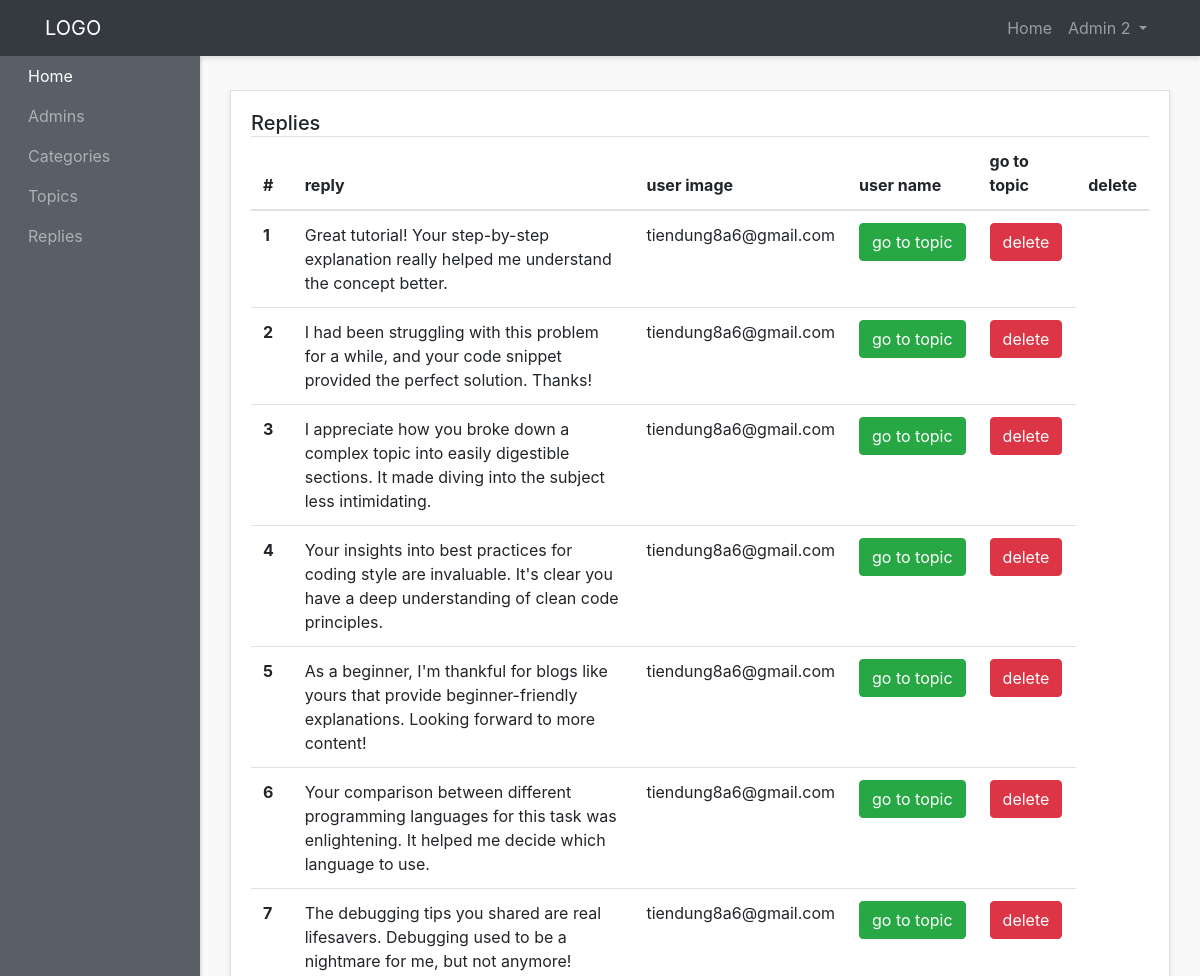
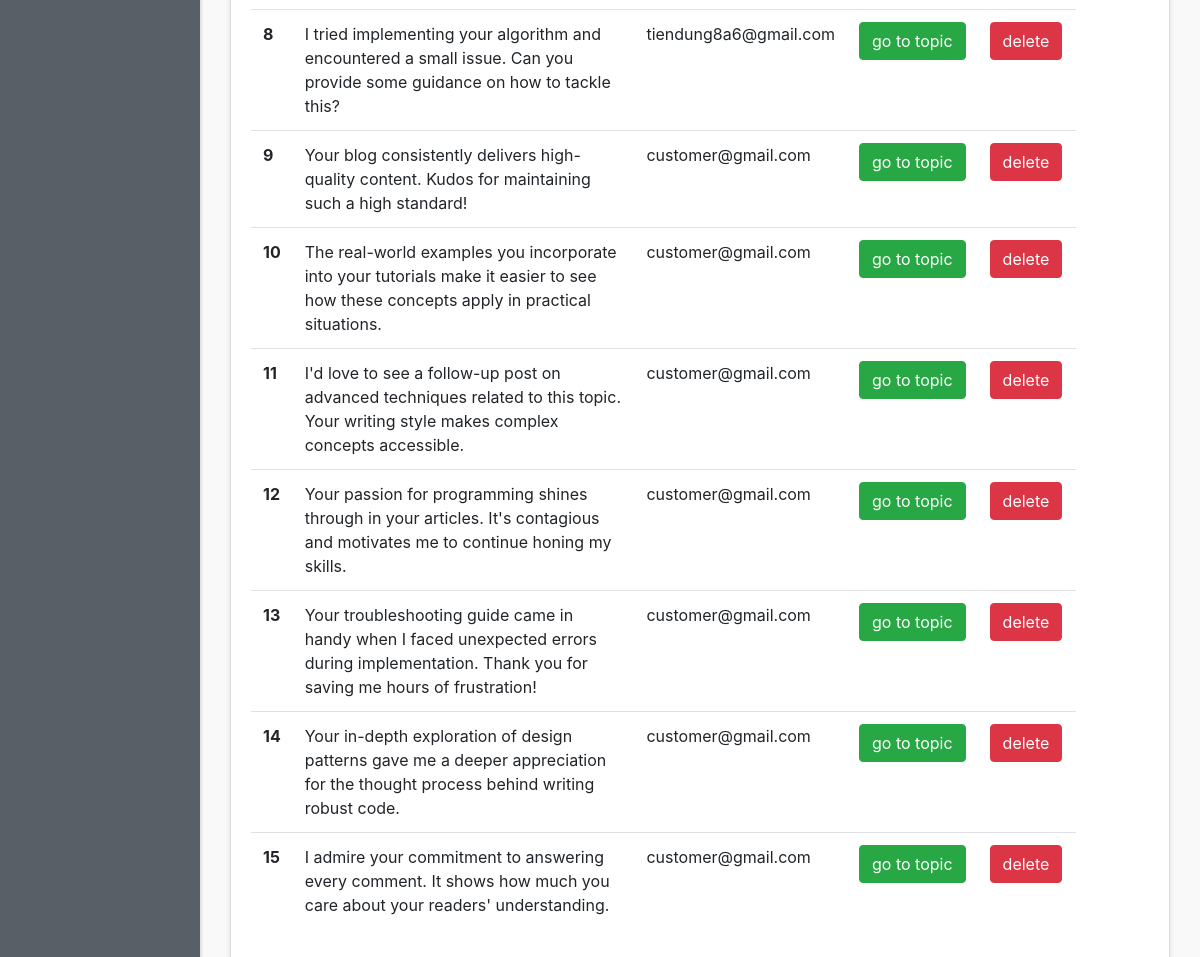
The app's page /admin-panel/replies-admins/show-replies.php (signed in) with its own data (2 pictures, top to bottom).
### tables this page shows
CREATE TABLE `replies` (
  `id` int(5) NOT NULL,
  `reply` text NOT NULL,
  `user_id` int(5) NOT NULL,
  `user_image` varchar(200) NOT NULL,
  `topic_id` int(5) NOT NULL,
  `user_name` varchar(200) NOT NULL,
  `created_at` timestamp NOT NULL DEFAULT current_timestamp()
);

### admin-panel/replies-admins/show-replies.php (the view, shortened to what this page needs)
<?php require "../layouts/header.php"; ?>
<?php require "../../config/config.php"; ?>
<?php
$replies = $conn->query("SELECT * FROM replies ");
$replies->execute();
$allReplies = $replies->fetchALL(PDO::FETCH_OBJ);
?>
<div class="row">
  <div class="col">
    <div class="card">
      <div class="card-body">
        <h5 class="card-title mb-4 d-inline">Replies</h5>
        <table class="table">
          <thead>
            <tr>
              <th scope="col">#</th>
              <th scope="col">reply</th>
              <th scope="col">user image</th>
              <th scope="col">user name</th>
              <th scope="col">go to topic</th>
              <th scope="col">delete</th>
            </tr>
          </thead>
          <tbody>
            <?php foreach ($allReplies as $reply) : ?>
              <tr>
                <th scope="row"><?php echo $reply->id; ?></th>
                <td><?php echo $reply->reply; ?></td>
                <td><?php echo $reply->user_name; ?></td>
                <td><a href="http://localhost:8080/forum/topics/topic.php?id=<?php echo $reply->topic_id; ?>" class="btn btn-success text-center ">go to topic</a></td>
                <td><a href="delete-replies.php?id=<?php echo $reply->id; ?>" class="btn btn-danger  text-center ">delete</a></td>
              </tr>
            <?php endforeach; ?>
          </tbody>
        </table>
      </div>
    </div>
  </div>
</div>
<?php require "../layouts/footer.php"; ?>

### admin-panel/styles/style.css (style rules this page uses)
body { background:#f9f9f9; }
.card { margin-bottom: 15px; border-radius:0; box-shadow: 0 3px 5px rgba(0,0,0,.1); }

### records on screen
replies: id "1", reply "Great tutorial! Your step-by-step explanation really helped me understand the concept better.", user_name "tiendung8a6@gmail.com"
replies: id "2", reply "I had been struggling with this problem for a while, and your code snippet provided the perfect solution. Thanks!", user_name "tiendung8a6@gmail.com"
replies: id "3", reply "I appreciate how you broke down a complex topic into easily digestible sections. It made diving into the subject less intimidating.", user_name "tiendung8a6@gmail.com"
replies: id "4", reply "Your insights into best practices for coding style are invaluable. It's clear you have a deep understanding of clean code principles.", user_name "tiendung8a6@gmail.com"
replies: id "5", reply "As a beginner, I'm thankful for blogs like yours that provide beginner-friendly explanations. Looking forward to more content!", user_name "tiendung8a6@gmail.com"
replies: id "6", reply "Your comparison between different programming languages for this task was enlightening. It helped me decide which language to use.", user_name "tiendung8a6@gmail.com"
replies: id "7", reply "The debugging tips you shared are real lifesavers. Debugging used to be a nightmare for me, but not anymore!", user_name "tiendung8a6@gmail.com"
replies: id "8", reply "I tried implementing your algorithm and encountered a small issue. Can you provide some guidance on how to tackle this?", user_name "tiendung8a6@gmail.com"
replies: id "9", reply "Your blog consistently delivers high-quality content. Kudos for maintaining such a high standard!", user_name "customer@gmail.com"
replies: id "10", reply "The real-world examples you incorporate into your tutorials make it easier to see how these concepts apply in practical situations.", user_name "customer@gmail.com"
replies: id "11", reply "I'd love to see a follow-up post on advanced techniques related to this topic. Your writing style makes complex concepts accessible.", user_name "customer@gmail.com"
replies: id "12", reply "Your passion for programming shines through in your articles. It's contagious and motivates me to continue honing my skills.", user_name "customer@gmail.com"
replies: id "13", reply "Your troubleshooting guide came in handy when I faced unexpected errors during implementation. Thank you for saving me hours of frustration!", user_name "customer@gmail.com"
replies: id "14", reply "Your in-depth exploration of design patterns gave me a deeper appreciation for the thought process behind writing robust code.", user_name "customer@gmail.com"
replies: id "15", reply "I admire your commitment to answering every comment. It shows how much you care about your readers' understanding.", user_name "customer@gmail.com"

### other values on screen
$_SESSION['adminname'] "Admin 2"
